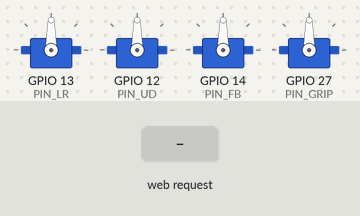
Simulated run of this sketch. Board: ESP32. On the bench: 4 × servo. The inputs (shaded band) are chosen by the test bench.

Above: at 1.8 s.
1.9 s: HTTP request GET /orient?a=1 received
At 2.9 s:
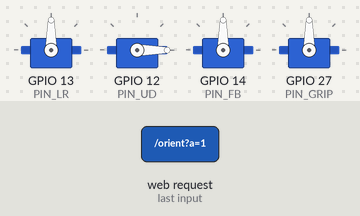
3.4 s: HTTP request GET /orient?a=120 received
At 4.1 s:
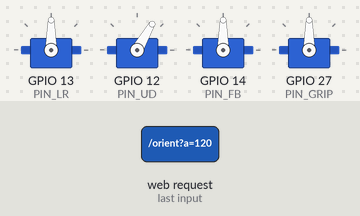
4.9 s: HTTP request GET /orient?a=120&b=120&g=120 received
At 5.2 s:
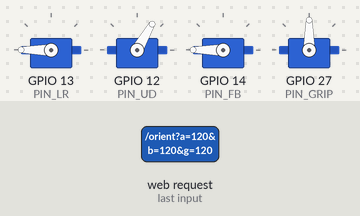
6.4 s: HTTP request GET /orient?a=0 received
At 7.6 s:
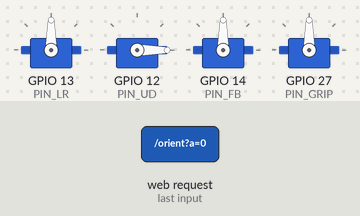
Timing chart, 0 to 8.9 s (numbered marks = the images above; inputs shaded):
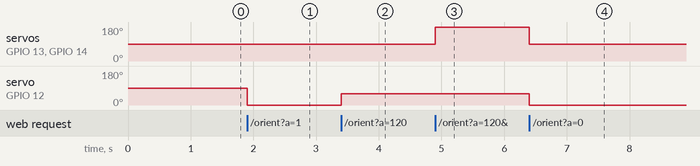

The sketch:

v2_gyro_esp32servo.ino
```cpp
// Version 2 - Gyroscope Control | ESP32Servo library
// Requires: ESP32Servo by Kevin Harrington (Library Manager)
#include <WiFi.h>
#include <WebServer.h>
#include <ESP32Servo.h>

const char* ssid     = "RoboArm";
const char* password = "12345678";

#define PIN_LR   13
#define PIN_UD   12
#define PIN_FB   14
#define PIN_GRIP 27

WebServer server(80);
Servo sLR, sUD, sFB, sGrip;
int pos[4] = {90, 90, 90, 90};
unsigned long lastCmd = 0;
bool servosActive = false;

void attachAll() {
  sLR.attach(PIN_LR,   500, 2400);
  sUD.attach(PIN_UD,   500, 2400);
  sFB.attach(PIN_FB,   500, 2400);
  sGrip.attach(PIN_GRIP, 500, 2400);
  sLR.write(pos[0]);
  sUD.write(pos[1]);
  sFB.write(pos[2]);
  sGrip.write(pos[3]);
}

void detachAll() {
  sLR.detach();
  sUD.detach();
  sFB.detach();
  sGrip.detach();
}

int angleMap(float val, float inMin, float inMax) {
  float t = constrain((val - inMin) / (inMax - inMin), 0.0f, 1.0f);
  return (int)(t * 180.0f);
}

const char PAGE[] PROGMEM = R"rawliteral(
<!DOCTYPE html><html><head>
<meta name="viewport" content="width=device-width,initial-scale=1">
<style>
  body{font-family:sans-serif;text-align:center;background:#111;color:#eee;padding:20px;user-select:none}
  .grip{display:flex;gap:20px;justify-content:center;margin-top:30px}
  button{width:140px;height:100px;font-size:22px;border-radius:16px;border:none;color:#fff;cursor:pointer;touch-action:manipulation}
  #btnOpen{background:#27a}
  #btnClose{background:#a33}
  #status{margin-top:16px;font-size:13px;color:#888}
  #permBtn{margin-top:20px;padding:12px 24px;font-size:16px;background:#555;color:#fff;border:none;border-radius:8px;cursor:pointer}
</style></head><body>
<h2>Robotic Arm</h2>
<p id="status">Tap button to enable sensor</p>
<button id="permBtn" onclick="requestPerm()">Enable Motion Sensor</button>
<div class="grip">
  <button id="btnOpen"
    ontouchstart="grip(1)"  ontouchend="grip(0)"
    onmousedown="grip(1)"   onmouseup="grip(0)">Open</button>
  <button id="btnClose"
    ontouchstart="grip(-1)" ontouchend="grip(0)"
    onmousedown="grip(-1)"  onmouseup="grip(0)">Close</button>
</div>
<script>
let sending=false, gripState=0;
let alpha=0, beta=0, gamma=0;

function grip(v){ gripState=v; }

function requestPerm(){
  if(typeof DeviceOrientationEvent!=='undefined' &&
     typeof DeviceOrientationEvent.requestPermission==='function'){
    DeviceOrientationEvent.requestPermission().then(s=>{
      if(s==='granted') startSensor();
    });
  } else { startSensor(); }
  document.getElementById('permBtn').style.display='none';
}

function startSensor(){
  document.getElementById('status').textContent='Sensor active — tilt to control';
  window.addEventListener('deviceorientation',e=>{
    alpha=e.alpha||0; beta=e.beta||0; gamma=e.gamma||0;
  });
  setInterval(sendData,100);
}

function sendData(){
  if(sending) return;
  sending=true;
  fetch(`/orient?a=${alpha.toFixed(1)}&b=${beta.toFixed(1)}&g=${gamma.toFixed(1)}&gr=${gripState}`)
    .finally(()=>{ sending=false; });
}
</script></body></html>
)rawliteral";

void handleRoot() { server.send_P(200, "text/html", PAGE); }

void handleOrient() {
  if (!server.hasArg("a")) { server.send(400); return; }

  float a  = server.arg("a").toFloat();  // alpha  0–360  → UD
  float b  = server.arg("b").toFloat();  // beta  -90–90  → FB
  float g  = server.arg("g").toFloat();  // gamma -90–90  → LR
  int   gr = server.arg("gr").toInt();

  attachAll();
  servosActive = true;
  lastCmd = millis();

  pos[0] = angleMap(g,  -90.0f,  90.0f);  // LR
  pos[1] = angleMap(a,    0.0f, 360.0f);  // UD
  pos[2] = angleMap(b,  -90.0f,  90.0f);  // FB
  if (gr ==  1) pos[3] = constrain(pos[3] + 3, 0, 180);
  if (gr == -1) pos[3] = constrain(pos[3] - 3, 0, 180);

  sLR.write(pos[0]);
  sUD.write(pos[1]);
  sFB.write(pos[2]);
  sGrip.write(pos[3]);

  server.send(200, "text/plain", "ok");
}

void setup() {
  ESP32PWM::allocateTimer(0);
  ESP32PWM::allocateTimer(1);
  ESP32PWM::allocateTimer(2);
  ESP32PWM::allocateTimer(3);

  WiFi.setTxPower(WIFI_POWER_8_5dBm);
  WiFi.softAP(ssid, password);

  attachAll();
  delay(600);
  detachAll();

  server.on("/", handleRoot);
  server.on("/orient", handleOrient);
  server.begin();
}

void loop() {
  server.handleClient();
  if (servosActive && millis() - lastCmd > 800) {
    detachAll();
    servosActive = false;
  }
}
```

Measured:
- after the input at 1.9 s, servo on GPIO 12 (PIN_UD): 90° → 0° at once
- after the input at 3.4 s, servo on GPIO 12 (PIN_UD): 0° → 60° at once
- after the input at 4.9 s, servo on GPIO 13 (PIN_LR), servo on GPIO 14 (PIN_FB): 90° → 180° at once
- after the input at 6.4 s, servo on GPIO 13 (PIN_LR), servo on GPIO 14 (PIN_FB): 180° → 90° at once; servo on GPIO 12 (PIN_UD): 60° → 0° at once
